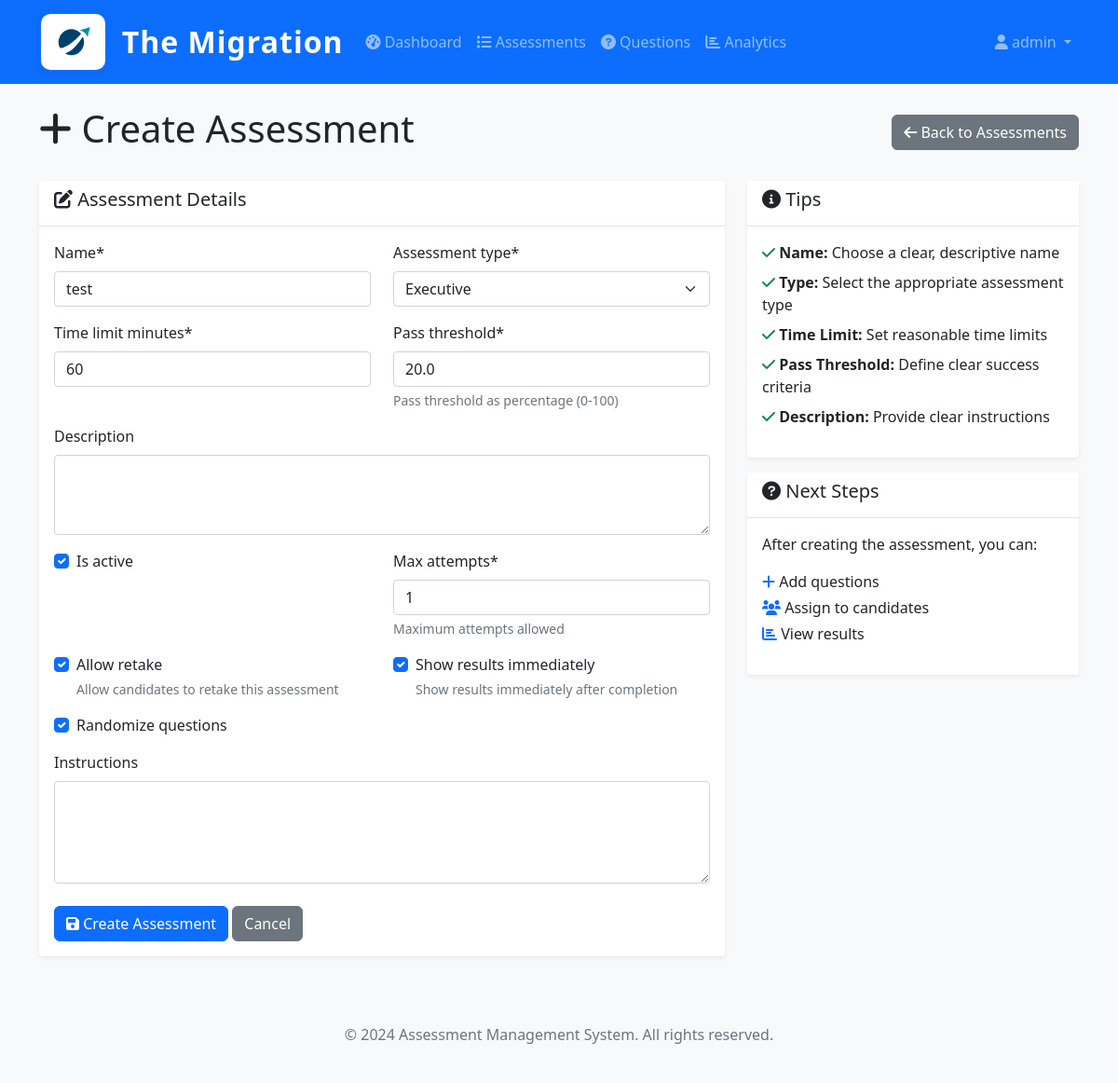
The page /assessments/admin/assessments/6/edit/ (signed in) on the database its author committed.
### users/models.py (models this page shows, shortened)
class CustomUser(AbstractUser):
    ROLE_CHOICES = (
        ('admin', 'Admin'),
        ('hr_admin', 'HR Admin'),
        ('candidate', 'Candidate'),
        ('reviewer', 'Reviewer'),
    )
    role = models.CharField(max_length=20, choices=ROLE_CHOICES, default='candidate')
    phone = models.CharField(max_length=15, blank=True, null=True)
    department = models.CharField(max_length=100, blank=True, null=True)
    employee_id = models.CharField(max_length=50, blank=True, null=True)
    is_active = models.BooleanField(default=True)
    created_at = models.DateTimeField(auto_now_add=True)
    updated_at = models.DateTimeField(auto_now=True)
    class Meta:
        verbose_name = 'User'
        verbose_name_plural = 'Users'

### assessments/models.py (models this page shows, shortened)
class Assessment(models.Model):
    name = models.CharField(max_length=200)
    description = models.TextField(blank=True)
    assessment_type = models.ForeignKey(Designation, on_delete=models.CASCADE, related_name='assessments')
    questions = models.ManyToManyField(Question, through='AssessmentQuestion', related_name='assessments')
    time_limit_minutes = models.PositiveIntegerField(default=60)
    randomize_questions = models.BooleanField(default=True)
    pass_threshold = models.FloatField(
        validators=[MinValueValidator(0.0), MaxValueValidator(100.0)],
        help_text="Pass threshold as percentage (0-100)"
    )
    max_attempts = models.PositiveIntegerField(default=1, help_text="Maximum attempts allowed")
    allow_retake = models.BooleanField(default=True, help_text="Allow candidates to retake this assessment")
    show_results_immediately = models.BooleanField(default=True, help_text="Show results immediately after completion")
    is_active = models.BooleanField(default=True)
    instructions = models.TextField(blank=True)
    created_by = models.ForeignKey(CustomUser, on_delete=models.SET_NULL, null=True, related_name='created_assessments')
    created_at = models.DateTimeField(auto_now_add=True)
    updated_at = models.DateTimeField(auto_now=True)
    class Meta:
        verbose_name = 'Assessment'
        verbose_name_plural = 'Assessments'

### assessments/views.py (the view)
    def wrapper(request, *args, **kwargs):
        if not request.user.is_authenticated:
            return HttpResponseRedirect(reverse('admin_login'))
        if not is_authorized_admin(request.user):
            messages.error(request, 'Access denied. Only authorized administrators can access this system.')
            return HttpResponseRedirect(reverse('admin_login'))
        return view_func(request, *args, **kwargs)

### assessments/forms.py
class AssessmentForm(forms.ModelForm):
    class Meta:
        model = Assessment
        fields = ['name', 'description', 'assessment_type', 'time_limit_minutes',
                 'pass_threshold', 'max_attempts', 'allow_retake', 'show_results_immediately',
                 'randomize_questions', 'is_active', 'instructions']
        widgets = {
            'description': forms.Textarea(attrs={'rows': 3}),
            'instructions': forms.Textarea(attrs={'rows': 4}),
        }

### assessments/models.py (called while the page is built)
    def __str__(self):
        return self.name

### assessments/views.py (called while the page is built)
def is_authorized_admin(user):
    return (user.is_authenticated and
            user.role == 'admin' and
            user.email in AUTHORIZED_ADMIN_EMAILS)

def admin_required(view_func):
    def wrapper(request, *args, **kwargs):
        if not request.user.is_authenticated:
            return HttpResponseRedirect(reverse('admin_login'))
        if not is_authorized_admin(request.user):
            messages.error(request, 'Access denied. Only authorized administrators can access this system.')
            return HttpResponseRedirect(reverse('admin_login'))
        return view_func(request, *args, **kwargs)
    return wrapper

@admin_required
def assessment_edit(request, assessment_id):
    assessment = get_object_or_404(Assessment, id=assessment_id)
    if request.method == 'POST':
        form = AssessmentForm(request.POST, instance=assessment)
        if form.is_valid():
            form.save()
            messages.success(request, "Assessment updated successfully!")
            return redirect('assessments:assessment_detail', assessment_id=assessment.id)
    else:
        form = AssessmentForm(instance=assessment)
    context = {'form': form, 'assessment': assessment, 'is_edit': True}
    return render(request, 'assessments/assessment_form.html', context)

### assessments/templates/assessments/assessment_form.html (shortened to what this page needs)
{% extends 'base.html' %}
{% load crispy_forms_tags %}
{% block content %}
<div class="row">
    <div class="col-12">
        <div class="d-flex justify-content-between align-items-center mb-4">
            <h1><i class="fas fa-plus"></i> Create Assessment</h1>
            <a href="{% url 'assessments:assessment_list' %}" class="btn btn-secondary">
                <i class="fas fa-arrow-left"></i> Back to Assessments
            </a>
        </div>
    </div>
</div>
<div class="row">
    <div class="col-lg-8">
        <div class="card">
            <div class="card-header">
                <h5><i class="fas fa-edit"></i> Assessment Details</h5>
            </div>
            <div class="card-body">
                <form method="post">
                    <div class="row">
                        <div class="col-md-6">
                            {{ form.name|as_crispy_field }}
                        </div>
                        <div class="col-md-6">
                            {{ form.assessment_type|as_crispy_field }}
                        </div>
                    </div>
                    <div class="row">
                        <div class="col-md-6">
                            {{ form.time_limit_minutes|as_crispy_field }}
                        </div>
                        <div class="col-md-6">
                            {{ form.pass_threshold|as_crispy_field }}
                        </div>
                    </div>
                    {{ form.description|as_crispy_field }}
                    <div class="row">
                        <div class="col-md-6">
                            {{ form.is_active|as_crispy_field }}
                        </div>
                        <div class="col-md-6">
                            {{ form.max_attempts|as_crispy_field }}
                        </div>
                    </div>
                    <div class="row">
                        <div class="col-md-6">
                            {{ form.allow_retake|as_crispy_field }}
                        </div>
                        <div class="col-md-6">
                            {{ form.show_results_immediately|as_crispy_field }}
                        </div>
                    </div>
                    <div class="row">
                        <div class="col-md-6">
                            {{ form.randomize_questions|as_crispy_field }}
                        </div>
                    </div>
                    {{ form.instructions|as_crispy_field }}
                    <div class="mt-4">
                        <button type="submit" class="btn btn-primary">
                            <i class="fas fa-save"></i> Create Assessment
                        </button>
                        <a href="{% url 'assessments:assessment_list' %}" class="btn btn-secondary">
                            Cancel
                        </a>
                    </div>
                </form>
            </div>
        </div>
    </div>
    <div class="col-lg-4">
        <div class="card">
            <div class="card-header">
                <h5><i class="fas fa-info-circle"></i> Tips</h5>
            </div>
            <div class="card-body">
                <ul class="list-unstyled">
                    <li class="mb-2">
                        <i class="fas fa-check text-success"></i>
                        <strong>Name:</strong> Choose a clear, descriptive name
                    </li>
                    <li class="mb-2">
                        <i class="fas fa-check text-success"></i>
                        <strong>Type:</strong> Select the appropriate assessment type
                    </li>
                    <li class="mb-2">
                        <i class="fas fa-check text-success"></i>
                        <strong>Time Limit:</strong> Set reasonable time limits
                    </li>
                    <li class="mb-2">
                        <i class="fas fa-check text-success"></i>
                        <strong>Pass Threshold:</strong> Define clear success criteria
                    </li>
                    <li class="mb-2">
                        <i class="fas fa-check text-success"></i>
                        <strong>Description:</strong> Provide clear instructions
                    </li>
                </ul>
            </div>
        </div>
        <div class="card mt-3">
            <div class="card-header">
                <h5><i class="fas fa-question-circle"></i> Next Steps</h5>
            </div>
            <div class="card-body">
                <p>After creating the assessment, you can:</p>
                <ul class="list-unstyled">
                    <li class="mb-1">
                        <i class="fas fa-plus text-primary"></i> Add questions
                    </li>
                    <li class="mb-1">
                        <i class="fas fa-users text-primary"></i> Assign to candidates
                    </li>
                    <li class="mb-1">
                        <i class="fas fa-chart-bar text-primary"></i> View results
                    </li>
                </ul>
            </div>
        </div>
    </div>
</div>
{% endblock %}

### templates/base.html (shortened to what this page needs)
{% load static %}
<!DOCTYPE html>
<html lang="en">
<head>
    <link href="https://cdn.jsdelivr.net/npm/bootstrap@5.1.3/dist/css/bootstrap.min.css" rel="stylesheet">
    <link href="https://cdnjs.cloudflare.com/ajax/libs/font-awesome/6.0.0/css/all.min.css" rel="stylesheet">
    <link href="{% static 'css/style.css' %}" rel="stylesheet">
</head>
<body>
    <nav class="navbar navbar-expand-lg navbar-dark bg-primary">
        <div class="container">
            <a class="navbar-brand d-flex align-items-center" href="{% url 'home' %}">
                <img src="{% static 'images/logo.png' %}" alt="The Migration Logo" style="height:64px; width:auto; margin-right:16px; background: #fff; border-radius: 12px; box-shadow: 0 2px 8px rgba(0,0,0,0.08); padding: 6px; border: 2px solid #0d6efd;">
                <span class="fs-2 fw-bold text-white" style="letter-spacing:1px;">The Migration</span>
            </a>
            <div class="collapse navbar-collapse" id="navbarNav">
                <ul class="navbar-nav me-auto">
                    {% if user.is_authenticated %}
                        {% if user.role == 'admin' %}
                            <li class="nav-item">
                                <a class="nav-link" href="{% url 'assessments:admin_dashboard' %}">
                                    <i class="fas fa-tachometer-alt"></i> Dashboard
                                </a>
                            </li>
                            <li class="nav-item">
                                <a class="nav-link" href="{% url 'assessments:assessment_list' %}">
                                    <i class="fas fa-list"></i> Assessments
                                </a>
                            </li>
                            <li class="nav-item">
                                <a class="nav-link" href="{% url 'assessments:question_list' %}">
                                    <i class="fas fa-question-circle"></i> Questions
                                </a>
                            </li>
                            <li class="nav-item">
                                <a class="nav-link" href="{% url 'assessments:analytics' %}">
                                    <i class="fas fa-chart-bar"></i> Analytics
                                </a>
                            </li>
                        {% elif user.role == 'candidate' %}
                            <li class="nav-item">
                                <a class="nav-link" href="{% url 'assessments:candidate_portal' %}">
                                    <i class="fas fa-home"></i> Portal
                                </a>
                            </li>
                        {% endif %}
                    {% endif %}
                </ul>
                <ul class="navbar-nav">
                    {% if user.is_authenticated %}
                        <li class="nav-item dropdown">
                            <a class="nav-link dropdown-toggle" href="#" id="navbarDropdown" role="button" data-bs-toggle="dropdown">
                                <i class="fas fa-user"></i> {{ user.username }}
                            </a>
                        </li>
                    {% else %}
                        <li class="nav-item">
                            <a class="nav-link" href="{% url 'users:login' %}">
                                <i class="fas fa-sign-in-alt"></i> Login
                            </a>
                        </li>
                    {% endif %}
                </ul>
            </div>
        </div>
    </nav>
    <main class="container mt-4">
        {% block content %}{% endblock %}
    </main>
    <footer class="bg-light text-center text-muted py-4 mt-5">
        <div class="container">
            <p>&copy; 2024 Assessment Management System. All rights reserved.</p>
        </div>
    </footer>
</body>
</html>

### static/css/style.css (style rules this page uses)
body { background-color: #f8f9fa; }
.card { border: none; box-shadow: 0 0.125rem 0.25rem rgba(0, 0, 0, 0.075); transition: box-shadow 0.15s ease-in-out; }
.card-header { background-color: #fff; border-bottom: 1px solid #dee2e6; font-weight: 600; }
.navbar-brand { font-weight: 600; }
.navbar-nav .nav-link { font-weight: 500; }
.btn { border-radius: 0.375rem; font-weight: 500; }

### rows shown on the page
CustomUser: username "admin"
Assessment: name "test", assessment_type "Executive", time_limit_minutes "60", pass_threshold "20.0", is_active "☑", max_attempts "1", allow_retake "☑", show_results_immediately "☑", randomize_questions "☑"
